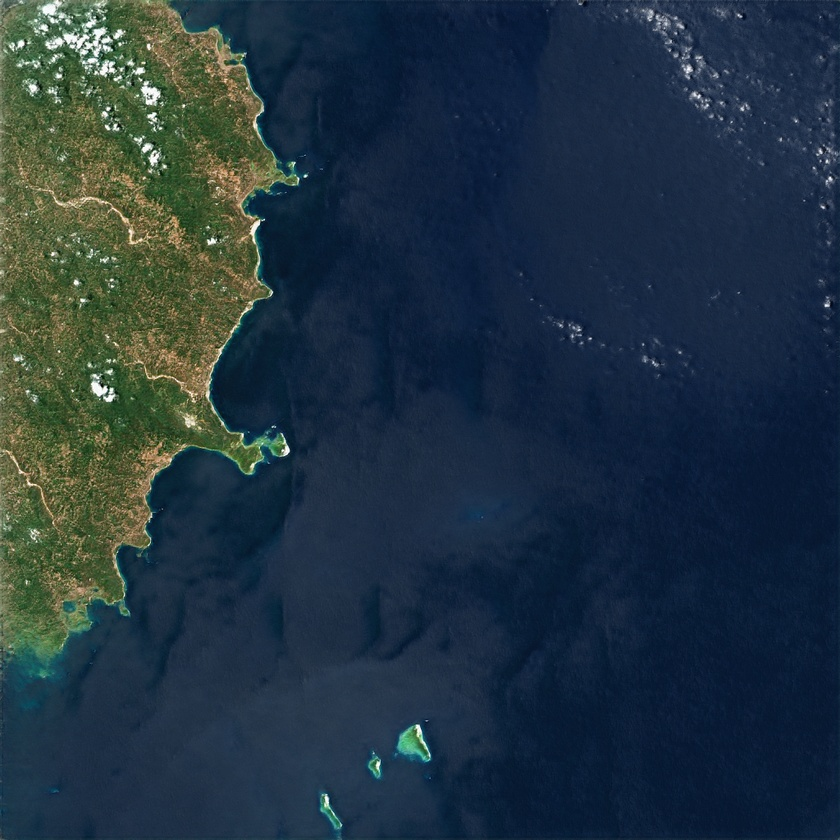
#> input picture moshuir_data/datasets/10_BL.jpg, 840 x 840 px, shrunk from 1024 x 1024 before the run
$ python -i low_level.py   (imports and definitions only)   (older library calls are emulated)
#> lines starting #> are read from the running program, lines starting #| are printed output that depends on the picture
#> further down, picture is the input picture: shape (840, 840, 3); mean B, G, R 64.3, 52, 34.2
import numpy as np
import cv2
from matplotlib import pyplot as plt

from skimage.filters.rank import entropy as ski_entropy
from skimage.morphology import disk


class LowLevelFeatures:

    saturation = -1
    luminance = -1
    contrast = -1
    sharpness = -1

    colour_histogram = None


    def __init__(self):
        pass

    def run(self, image):

        # convert image to HSV (hue, saturation, value)
        imageHSV = cv2.cvtColor(image, cv2.COLOR_BGR2HSV)
#> imageHSV: shape (840, 840, 3); mean H, S, V 94, 162.8, 71.7
        sat = []
        lum = []
        # get all saturation and value (luminance/brightness) values
        for n in range(len(imageHSV)):
            sat.append(imageHSV[:, n][:, 1])
            lum.append(imageHSV[:, n][:, 2])
#> after the loop, lum = 840 items; sat = 840 items

        # get average value of saturation and luminance across whole image
        self.saturation = np.mean(sat)
#> self.saturation = 162.8
        self.luminance = np.mean(lum)
#> self.luminance = 71.68

        # print("saturation: ", self.saturation, ", luminance: ", self.luminance)

        # getting Michelson contrast
        # convert image to YUV that preserves brightness values
        imageYUV = cv2.cvtColor(image, cv2.COLOR_BGR2YUV)[:, :, 0]
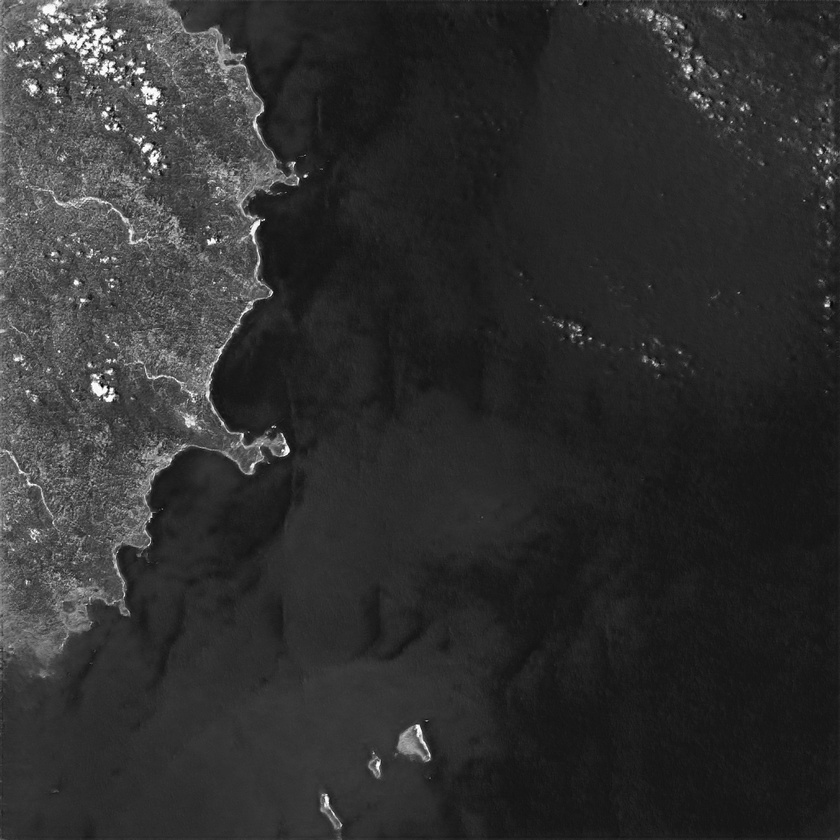
#> imageYUV: shape (840, 840); min 3, max 255, mean 48.1

        # flatten 2D image into 1D array
        # sort the array and get the highest/lowest 5% of values
        result = np.sort(imageYUV.flatten())
        highest = result[-int(np.floor((len(image) + len(image[0])) * .05)):]
#> highest = 84 values from 254 to 255
        lowest = result[:int(np.floor((len(image) + len(image[0])) * .05))]
#> lowest = 84 values from 3 to 16

        # contrast will be the difference between the average of these percentiles
        self.contrast = (np.mean(highest) - np.mean(lowest))
#> self.contrast = 242

        # below is the RMS contrast
        # imageGREY = cv2.cvtColor(image, cv2.COLOR_BGR2GRAY)
        # self.contrast = imageGREY.std()

        # print("contrast: ", self.contrast)

        # getting all the colour channels of the RGB image
        # then displaying the colour histograms with pyplot graphs

        self.colour_histogram = cv2.calcHist([imageHSV], [0], None, [256], [0, 256])
#> self.colour_histogram = 256 values, max 180795 at index 108, min 0 at index 1, mean 2756.2

        # [12 lines of commented-out code are left out]
        imageGREY = cv2.cvtColor(image, cv2.COLOR_BGR2GRAY)
        # getting the edges of the image by applying a Laplacian filter
        imageEDGES = cv2.Laplacian(imageGREY, cv2.CV_64F)
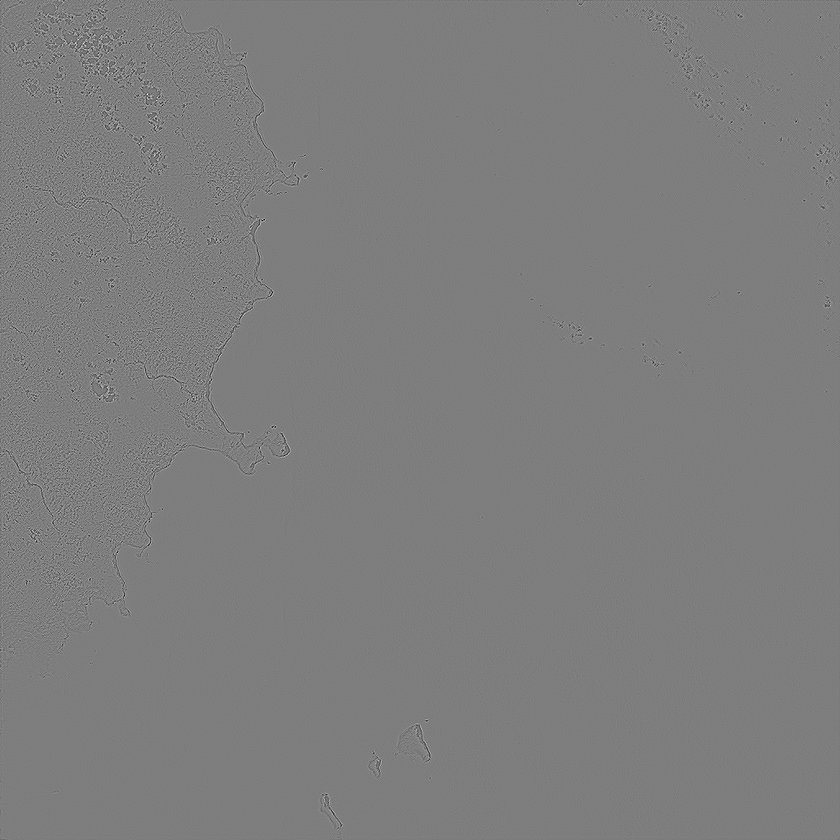
#> imageEDGES: shape (840, 840) float64; min -495, max 508, mean 0; drawn with min black and max white
        # converting the edges into pyplot representable images
        # edgePIC = cv2.convertScaleAbs(imageEDGES)
        # plt.imshow(edgePIC)
        # plt.show()

        self.sharpness = imageEDGES.var()
#> self.sharpness = 798.2
        # [48 lines of commented-out code are left out]
        return self.saturation, self.luminance, self.contrast, self.sharpness, self.colour_histogram

>>> import cv2
>>> picture = cv2.imread('moshuir_data/datasets/10_BL.jpg')
>>> result = LowLevelFeatures().run(picture)
#> result = 5 items

$ run again, on moshuir_data/datasets/11_BL.jpg
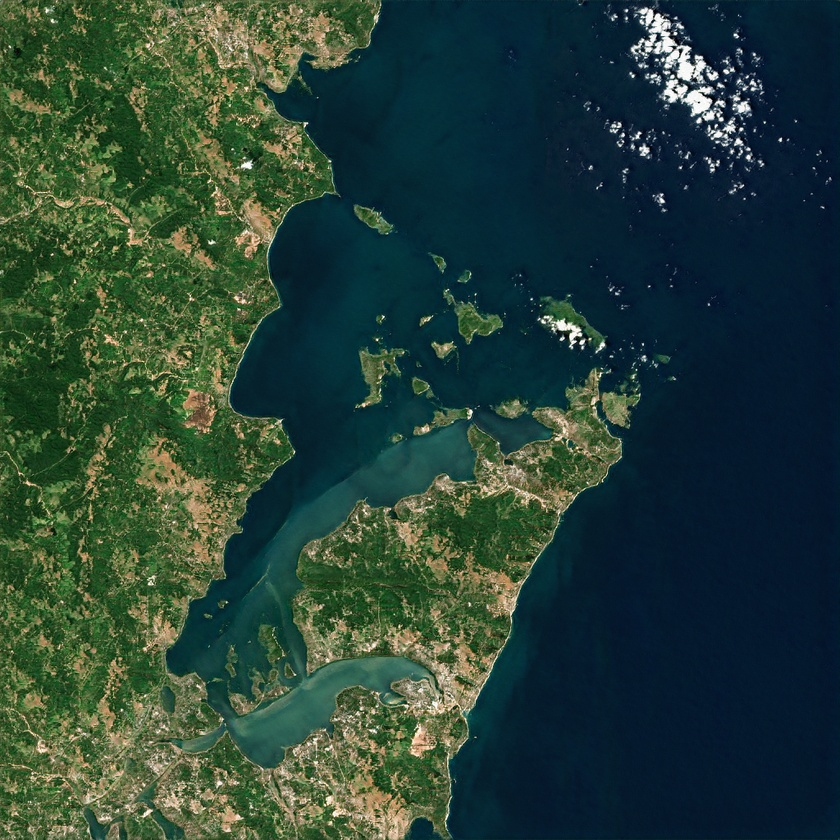
#> input picture moshuir_data/datasets/11_BL.jpg, 840 x 840 px, shrunk from 1024 x 1024 before the run
#> picture is the input picture: shape (840, 840, 3); mean B, G, R 55.4, 65.2, 40.1
#> imageHSV: shape (840, 840, 3); mean H, S, V 76.3, 177.1, 74.4
#> after the loop in run, `for n in range(len(imageHSV)):`: lum = 840 items
#> self.saturation = 177.1
#> self.luminance = 74.44
#> in run, `imageYUV = cv2.cvtColor(image, cv2.COLOR_BGR2YUV)[:, :, 0]`:
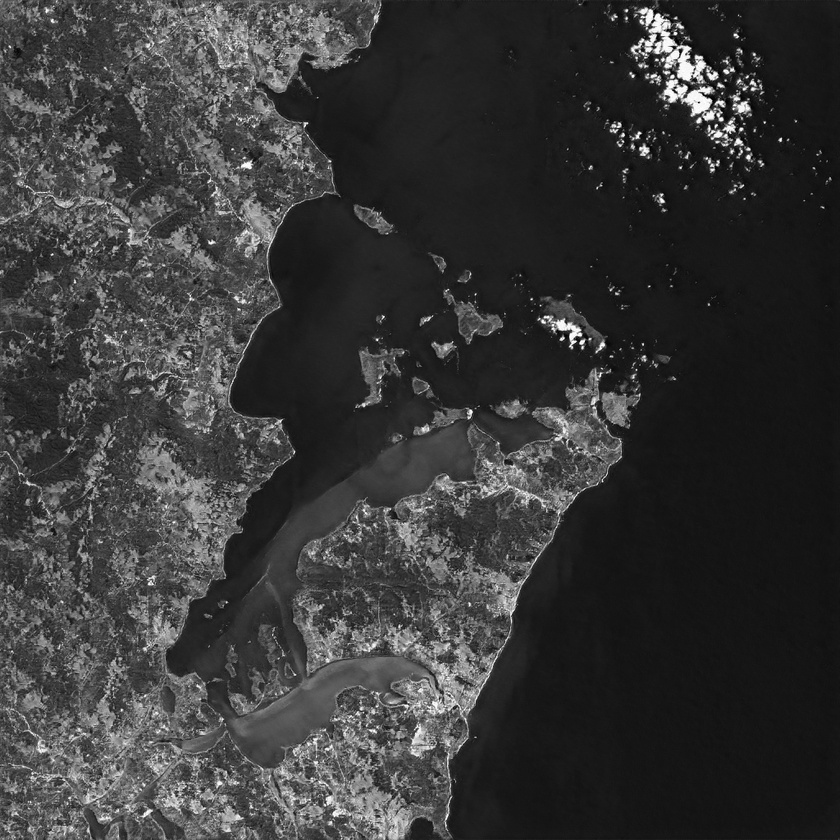
#> imageYUV: shape (840, 840); min 0, max 255, mean 56.6
#> highest = 84 values from 254 to 255
#> lowest = 84 values from 0 to 5
#> self.contrast = 251.8
#> self.colour_histogram = 256 values, max 69437 at index 105, min 0 at index 1, mean 2756.2
#> self.sharpness = 2235.8
#> result = 5 items

$ run again, on moshuir_data/datasets/12_BL.jpg
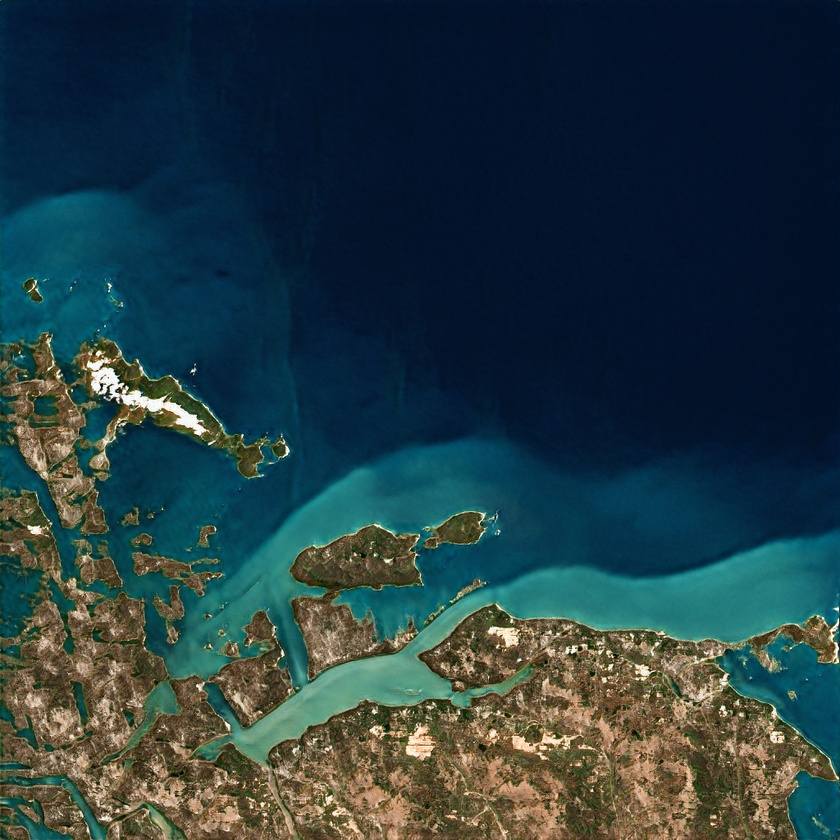
#> input picture moshuir_data/datasets/12_BL.jpg, 840 x 840 px, shrunk from 1024 x 1024 before the run
#> picture is the input picture: shape (840, 840, 3); mean B, G, R 65.3, 59.3, 36.4
#> imageHSV: shape (840, 840, 3); mean H, S, V 81, 199.1, 78.4
#> after the loop in run, `for n in range(len(imageHSV)):`: lum = 840 items
#> self.saturation = 199.1
#> self.luminance = 78.41
#> in run, `imageYUV = cv2.cvtColor(image, cv2.COLOR_BGR2YUV)[:, :, 0]`:
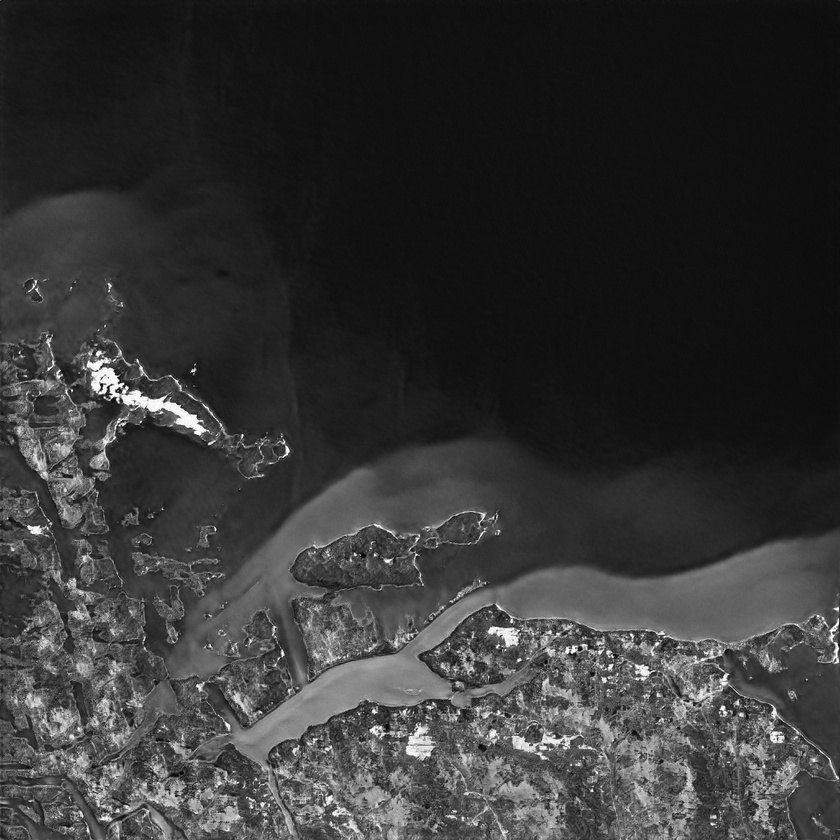
#> imageYUV: shape (840, 840); min 1, max 255, mean 53.1
#> highest = 84 values from 254 to 255
#> lowest = 84 values from 1 to 12
#> self.contrast = 245.1
#> self.colour_histogram = 256 values, max 172378 at index 108, min 0 at index 1, mean 2756.2
#> self.sharpness = 1449.2
#> result = 5 items

$ run again, on moshuir_data/datasets/14_BL.jpg
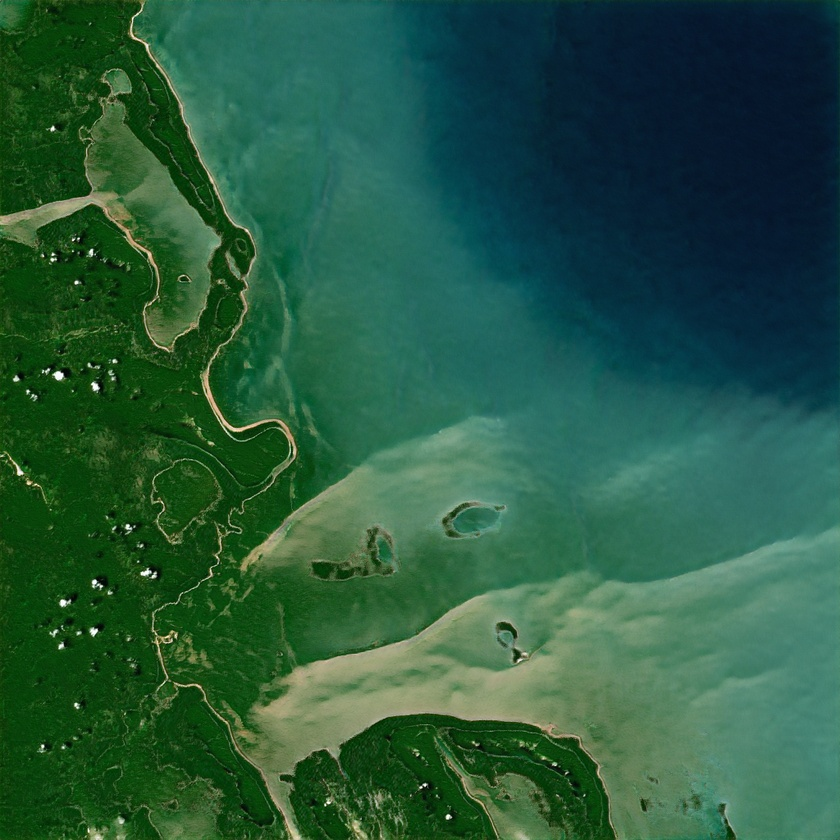
#> input picture moshuir_data/datasets/14_BL.jpg, 840 x 840 px, shrunk from 1024 x 1024 before the run
#> picture is the input picture: shape (840, 840, 3); mean B, G, R 62.8, 88.4, 39.3
#> imageHSV: shape (840, 840, 3); mean H, S, V 73.6, 172.1, 91.8
#> after the loop in run, `for n in range(len(imageHSV)):`: lum = 840 items
#> self.saturation = 172.1
#> self.luminance = 91.8
#> in run, `imageYUV = cv2.cvtColor(image, cv2.COLOR_BGR2YUV)[:, :, 0]`:
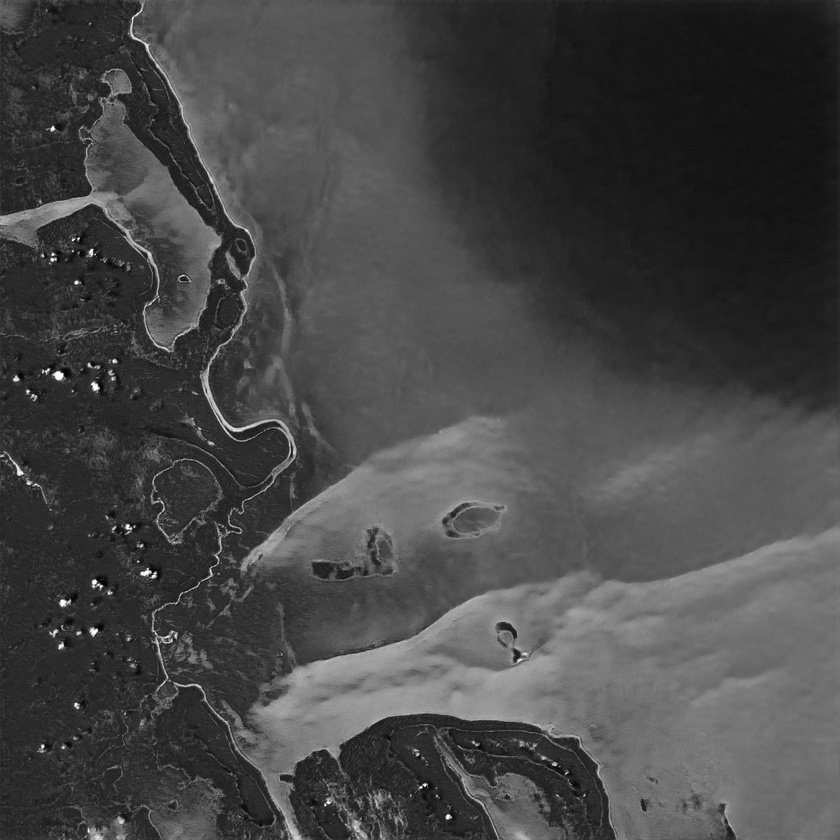
#> imageYUV: shape (840, 840); min 2, max 254, mean 70.8
#> highest = 84 values from 250 to 254
#> lowest = 84 values from 2 to 7
#> self.contrast = 246.9
#> self.colour_histogram = 256 values, max 47986 at index 61, min 0 at index 1, mean 2756.2
#> in run, `imageEDGES = cv2.Laplacian(imageGREY, cv2.CV_64F)`:
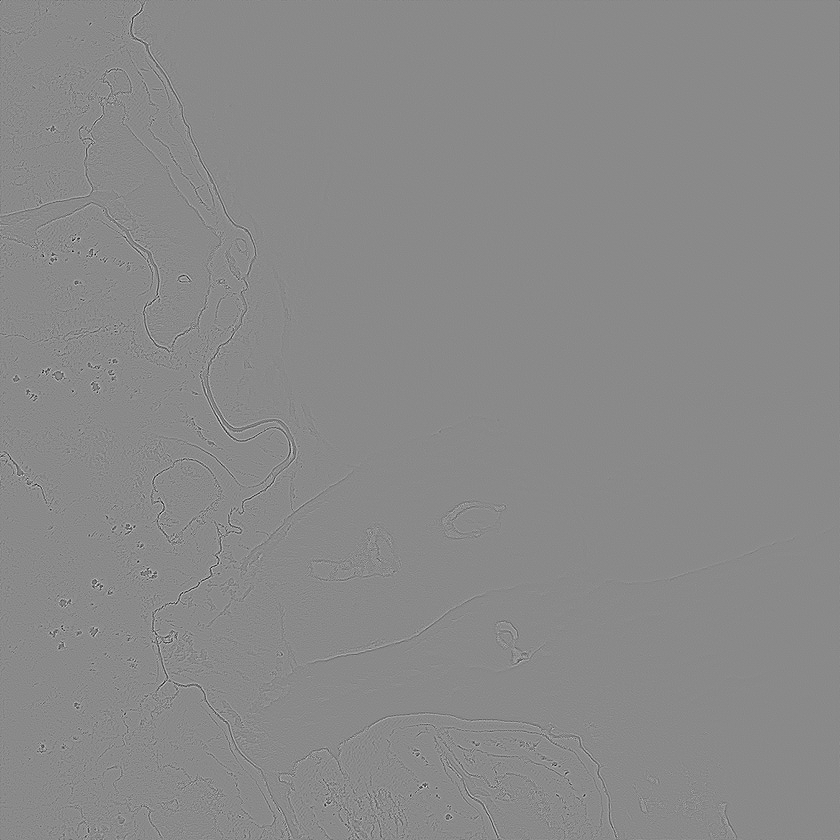
#> imageEDGES: shape (840, 840) float64; min -430, max 365, mean 0; drawn with min black and max white
#> self.sharpness = 473.3
#> result = 5 items
